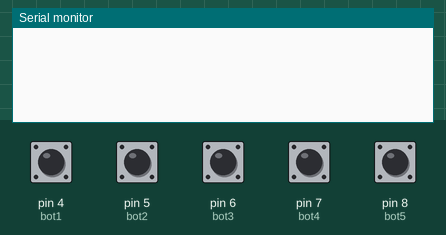
Simulated run of this sketch. Board: Arduino Uno, built with avr-gcc and run on an emulated ATmega328P. Shown: the last lines printed to the serial monitor. The test bench sets the inputs (shaded band); at power-on: pin 4 (bot1), pin 5 (bot2), pin 6 (bot3), pin 7 (bot4), pin 8 (bot5) LOW.

Above: at 1.2 s.
1.3 s: pin 4 (bot1) pulled HIGH for 0.15 s
At 2.1 s:
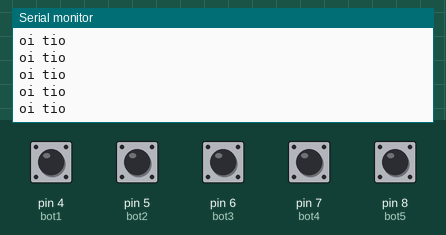
2.9 s: pin 5 (bot2) pulled HIGH for 0.15 s
At 4.2 s:
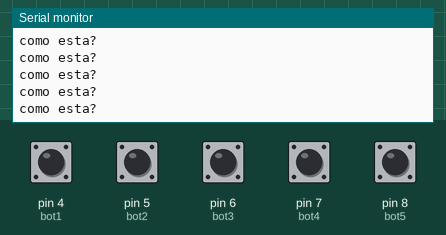
4.5 s: pin 6 (bot3) pulled HIGH for 0.15 s
At 5.3 s:
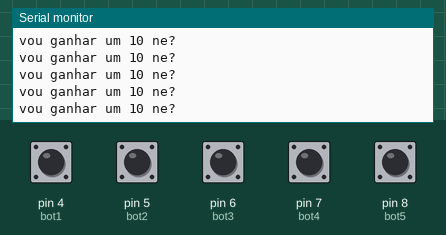
6.1 s: pin 7 (bot4) pulled HIGH for 0.15 s
At 6.6 s:
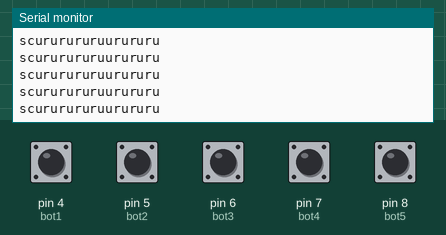
7.7 s: pin 8 (bot5) pulled HIGH for 0.15 s
At 9.0 s:
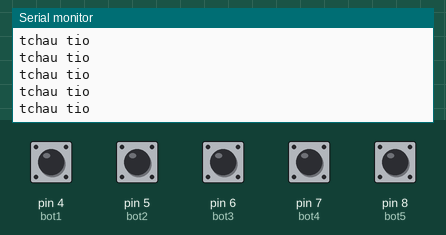
9.3 s: pin 4 (bot1) driven HIGH and pin 7 (bot4) driven HIGH
At 9.9 s:
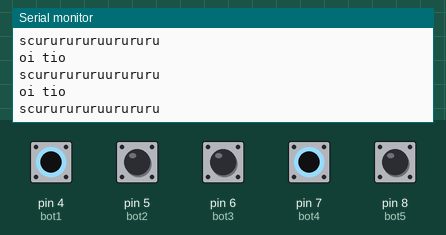

Measured:
- after the input at 1.3 s, the serial monitor: prints a new line at once (image 1)
- after the input at 2.9 s, the serial monitor: prints a new line at once (image 2)
- after the input at 4.5 s, the serial monitor: prints a new line at once (image 3)
- after the input at 6.1 s, the serial monitor: prints a new line at once (image 4)
- after the input at 7.7 s, the serial monitor: prints a new line at once (image 5)
- after the input at 9.3 s, the serial monitor: prints a new line at once (image 6)

The sketch:

codigo.ino
```cpp
// C++ code
//
  const int bot1 = 4;
const int bot2 = 5;
const int bot3 = 6;
const int bot4 = 7;
const int bot5 = 8;

void setup()
{
Serial.begin(9600);
  pinMode(bot1,INPUT);
  pinMode(bot2,INPUT);
  pinMode(bot3,INPUT);
  pinMode(bot4,INPUT);
  pinMode(bot5,INPUT);

}

int var;
int var2;
int var3;
int var4;
int var5;

void loop()
{

var = digitalRead(bot1);
var2 = digitalRead(bot2);
var3 = digitalRead(bot3);
var4 = digitalRead(bot4);
var5 = digitalRead(bot5);

  if(var){
Serial.println("oi tio");
  }
  if(var2){
Serial.println("como esta?");
  }
  if(var3){
Serial.println("vou ganhar um 10 ne?");
  }
  if(var4){
Serial.println("scururururuurururu");
  }
  if(var5){
Serial.println("tchau tio");
  }
}
```
